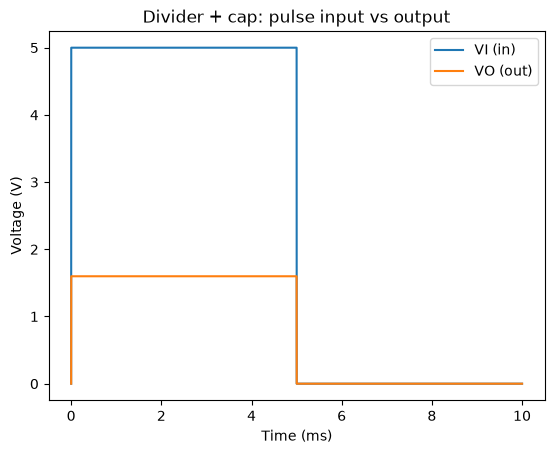

Here is the Python script that generated this plot:
"""SPICE simulation of the voltage divider from a single SKiDL source of truth.

Same circuit as divider.py; converted for SPICE via convert_for_spice().

Requires: ngspice on PATH (pacman -S ngspice), inspice + matplotlib in .venv.

Run:  source ../env.sh && ../.venv/bin/python divider_sim.py
"""

import matplotlib.pyplot as plt
from InSpice import Simulator
from InSpice.Unit import *
from skidl import KICAD10, TEMPLATE, Net, Part, set_default_tool
from skidl.pyspice import C, R, SPICE, generate_netlist, reset

reset()
# reset() can drop the tool config; KiCad libs are the source of truth for parts.
set_default_tool(KICAD10)

# --- The circuit (identical topology to divider.py) ---
vin, vout, gnd = Net("VI"), Net("VO"), Net("GND")

r1, r2 = 2 * Part(
    "Device",
    "R",
    dest=TEMPLATE,
    footprint="Resistor_SMD.pretty:R_0805_2012Metric",
)
r1.value, r2.value = "10K", "4.7K"
r1.tag, r2.tag = "R1", "R2"

c1 = Part(
    "Device",
    "C",
    dest=TEMPLATE,
    footprint="Capacitor_SMD.pretty:C_0805_2012Metric",
)
c1.value = "100N"
c1.tag = "C1"

vin & r1 & vout & (r2 | c1[1, 2]) & gnd

# --- Convert KiCad parts to their SPICE equivalents ---
set_default_tool(SPICE)
r1.convert_for_spice(R, {1: "p", 2: "n"})
r2.convert_for_spice(R, {1: "p", 2: "n"})
c1.convert_for_spice(C, {1: "p", 2: "n"})

# --- Run the simulation: source is a 0->5V pulse; op point is its t=0 value ---
circuit = generate_netlist()
# VoltageSource positional slots: DC, AC, then the tran expression. Set
# dc_value=None so the raw PULSE() string lands in the tran slot.
pulse_src = circuit.V("source", vin.name, gnd.name, 0 @ u_V)
pulse_src.dc_value = None
pulse_src.tran_value = "PULSE(0 5 0 1n 1n 5m 10m)"

simulator = Simulator.factory()
sim = simulator.simulation(circuit, temperature=25, nominal_temperature=25)

print("DC operating point:")
analysis = sim.operating_point()
for nd in analysis.nodes.values():
    print(f"  {str(nd)}: {float(nd[0]):.3f} V")

# --- Transient: RC charging through the divider ---
waveforms = sim.transient(step_time=0.01 @ u_ms, end_time=10 @ u_ms)

time = waveforms.time
fig = plt.figure()
plt.title("Divider + cap: pulse input vs output")
plt.xlabel("Time (ms)")
plt.ylabel("Voltage (V)")
plt.plot(time * 1000, waveforms["vi"])
plt.plot(time * 1000, waveforms["vo"])
plt.legend(("VI (in)", "VO (out)"))
fig.savefig("divider_sim.png", bbox_inches="tight")
print("Wrote divider_sim.png")
